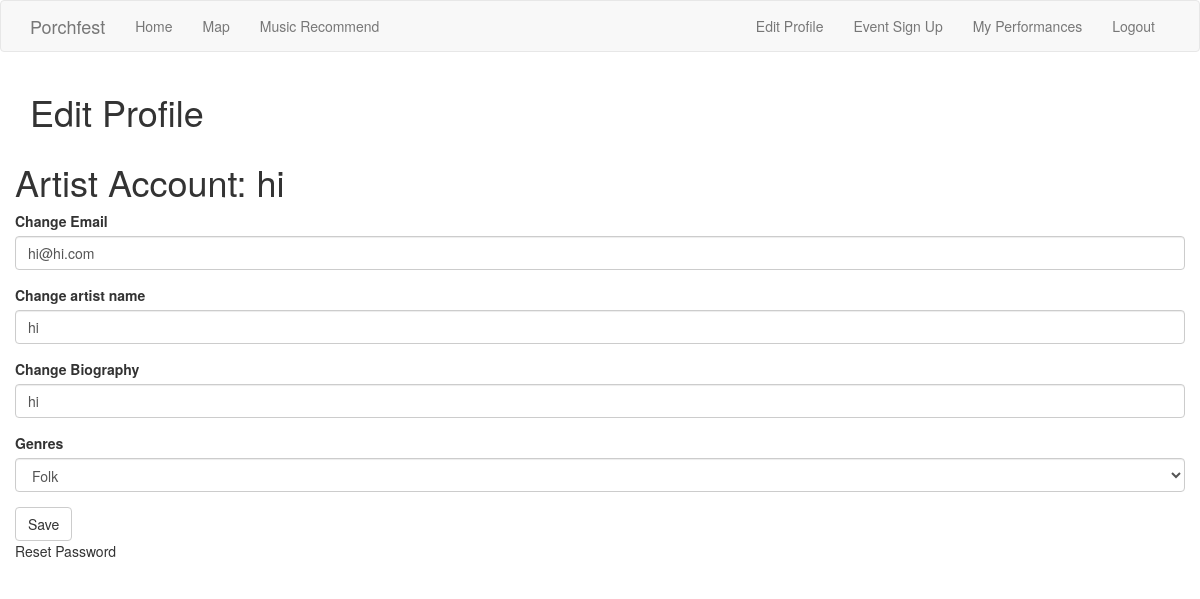
/edit_profile (signed in), run on the app's committed database.
### app/models.py (models this page shows, shortened)
class Artist(UserMixin, db.Model):
    id = db.Column(db.Integer, primary_key=True)
    artistName = db.Column(db.String(64), index=True, unique=True)
    bio = db.Column(db.String(600))
    genre = db.Column(db.String)
    artistPerformances= db.relationship('ArtistToPerformance')
    email = db.Column(db.String(120), index=True, unique=True)
    password_hash = db.Column(db.String(128))

### app/routes.py (the view)
@app.route('/edit_profile', methods=['GET', 'POST'])
@login_required
def edit_profile():
    form = EditProfile()
    if form.validate_on_submit():
        current_user.artistName = form.artistName.data
        current_user.bio = form.bio.data
        current_user.email = form.email.data
        current_user.genre = form.genre.data
        db.session.commit()
        flash('Your changes have been saved.')
        return redirect(url_for('edit_profile'))
    elif request.method == 'GET':
        form.artistName.data = current_user.artistName
        form.bio.data = current_user.bio
        form.email.data = current_user.email
        form.genre.data = current_user.genre
    return render_template('edit_profile.html', artist=current_user, title='Edit Profile',
                           form=form)

### app/forms.py
class EditProfile (FlaskForm):
    email = StringField('Change Email')
    artistName = StringField('Change artist name')
    bio = StringField('Change Biography')
    genre = SelectField('Genres', choices=[("folk", "Folk"),('rock', "Rock"), ("hip_hop", "Hip Hop"),("pop", "Pop"), ("RB", "R&B"), ("indie", "Indie")])
    submit = SubmitField('Save')

### app/models.py (called while the page is built)
@login.user_loader
def load_user(id):
    return Artist.query.get(int(id))

### app/templates/edit_profile.html
{% extends "base.html" %}
{% import 'bootstrap/wtf.html' as wtf %}
{% block app_content %}
<h1>Edit Profile</h1>
<div class="row">
    <div class="col md-4">
        <h1>Artist Account: {{ artist.artistName }}</h1>
        {{ wtf.quick_form(form) }}
        <p>Reset Password <a href="{{ url_for('reset_password') }}"></a> </p>
    </div>
</div>
{% endblock %}

### app/templates/base.html (shortened to what this page needs)
{% extends 'bootstrap/base.html' %}
{% block navbar %}
    <nav class="navbar navbar-default">
        <div class="container">
            <div class="navbar-header">
                <a class="navbar-brand" href="/index">Porchfest</a>
            </div>
            <div class="collapse navbar-collapse" id="bs-example-navbar-collapse-1">
                <ul class="nav navbar-nav">
                    <li><a href="/index">Home</a></li>
                    <li> <a href="/map">Map</a></li>
                    <li> <a href="/music_recommend">Music Recommend</a></li>
                </ul>
                <ul class="nav navbar-nav navbar-right">
                    {% if current_user.is_anonymous %}
                        <li> <a href="/login">Login</a></li>
                    {% else %}
                        <li><a href="/edit_profile">Edit Profile</a></li>
                         <li> <a href="/event_sign_up">Event Sign Up</a></li>
                        <li> <a href="/my_performances">My Performances</a></li>
                        <li><a href="/logout">Logout</a></li>
                    {% endif %}
                </ul>
            </div>
        </div>
    </nav>
{% endblock %}
{% block content %}
    <div class="container">
        {% block app_content %}{% endblock %}
    </div>
{% endblock %}

### data on the page
Artist: artistName "hi", email "hi@hi.com", bio "hi", genre "Folk"
